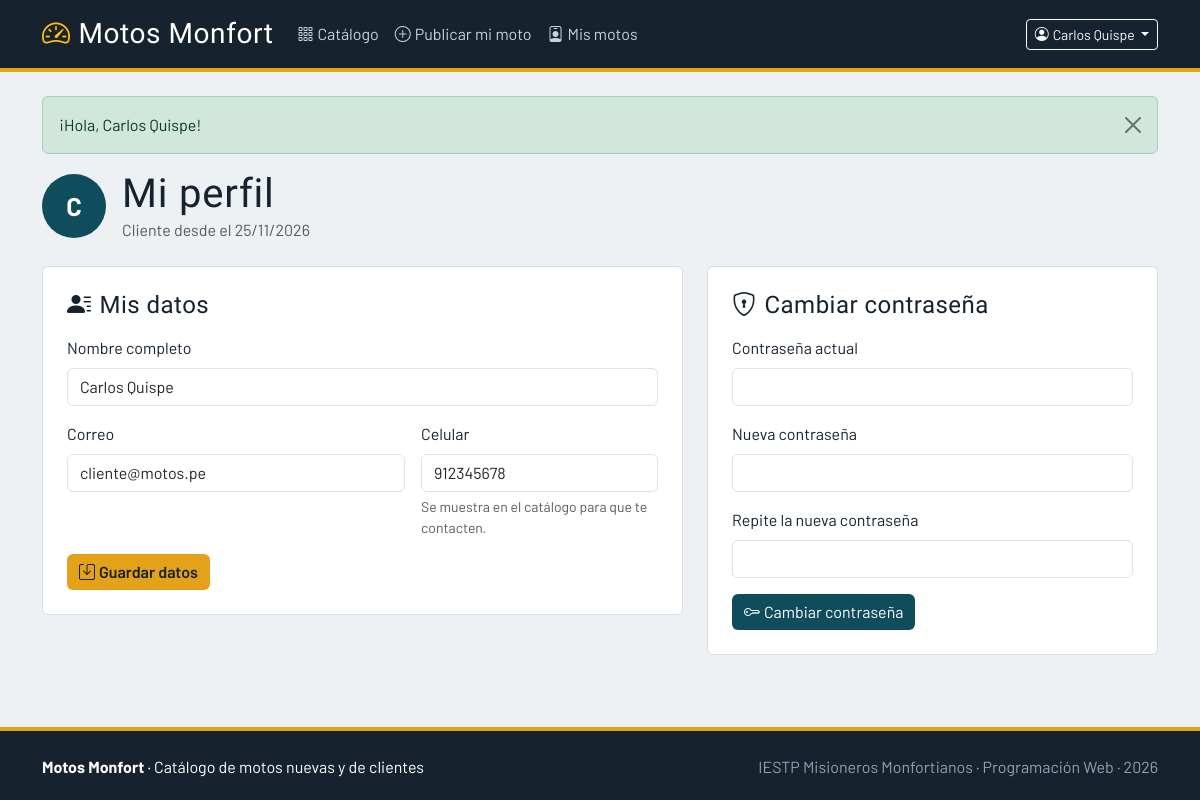
/cliente/perfil.php (signed in), run on the app's committed database.
### tables this page shows
CREATE TABLE usuarios (
    id INT AUTO_INCREMENT PRIMARY KEY,
    nombre VARCHAR(100) NOT NULL,
    usuario VARCHAR(100) NOT NULL UNIQUE,             
    password VARCHAR(255) NOT NULL,                   
    telefono VARCHAR(20) NULL,
    rol ENUM('admin','cliente') NOT NULL DEFAULT 'cliente',
    creado_en DATETIME NOT NULL DEFAULT CURRENT_TIMESTAMP
);

### includes/conexion.php (called while the page is built, shortened)
<?php
function e($valor): string
{
    return htmlspecialchars((string)$valor, ENT_QUOTES, 'UTF-8');
}

### cliente/perfil.php (the view, shortened to what this page needs)
<?php
require '../includes/conexion.php';
$miId = (int)$_SESSION['usuario_id'];
try {
    $stmt = $pdo->prepare('SELECT nombre, usuario, telefono, creado_en FROM usuarios WHERE id = :id');
    $stmt->execute([':id' => $miId]);
    $yo = $stmt->fetch();
} catch (PDOException $ex) {
    errorBD('Error al cargar tu perfil.', $ex);
}
$d = ['nombre' => $yo['nombre'], 'usuario' => $yo['usuario'], 'telefono' => (string)$yo['telefono']];
include '../includes/header_front.php';
?>
<div class="d-flex align-items-center gap-3 mb-4">
    <span class="avatar avatar-lg"><?= e(mb_strtoupper(mb_substr($yo['nombre'], 0, 1))) ?></span>
    <div>
        <h1 class="mb-0">Mi perfil</h1>
        <div class="text-muted">Cliente desde el <?= date('d/m/Y', strtotime($yo['creado_en'])) ?></div>
    </div>
</div>
<div class="row g-4">
    <div class="col-lg-7">
        <form method="post" class="panel p-4 needs-validation" novalidate><?= campoCsrf() ?>
            <h2 class="h4 mb-3"><i class="bi bi-person-lines-fill me-2"></i>Mis datos</h2>
            <div class="row g-3">
                <div class="col-12">
                    <label class="form-label" for="nombre">Nombre completo</label>
                    <input class="form-control" id="nombre" name="nombre" maxlength="100" value="<?= e($d['nombre']) ?>" required>
                </div>
                <div class="col-md-7">
                    <label class="form-label" for="usuario">Correo</label>
                    <input type="email" class="form-control" id="usuario" name="usuario" value="<?= e($d['usuario']) ?>" required>
                </div>
                <div class="col-md-5">
                    <label class="form-label" for="telefono">Celular</label>
                    <input type="tel" class="form-control" id="telefono" name="telefono" maxlength="20" pattern="[0-9 +]{6,20}" value="<?= e($d['telefono']) ?>">
                    <div class="form-text">Se muestra en el catálogo para que te contacten.</div>
                </div>
                <div class="col-12">
                    <button class="btn btn-amber" type="submit"><i class="bi bi-save me-1"></i>Guardar datos</button>
                </div>
            </div>
        </form>
    </div>
    <div class="col-lg-5">
        <form method="post" class="panel p-4 needs-validation" novalidate><?= campoCsrf() ?>
            <h2 class="h4 mb-3"><i class="bi bi-shield-lock me-2"></i>Cambiar contraseña</h2>
            <div class="mb-3">
                <label class="form-label" for="actual">Contraseña actual</label>
                <input type="password" class="form-control" id="actual" name="actual" required autocomplete="current-password">
            </div>
            <div class="mb-3">
                <label class="form-label" for="nueva">Nueva contraseña</label>
                <input type="password" class="form-control" id="nueva" name="nueva" minlength="6" required autocomplete="new-password">
            </div>
            <div class="mb-3">
                <label class="form-label" for="nueva2">Repite la nueva contraseña</label>
                <input type="password" class="form-control" id="nueva2" name="nueva2" minlength="6" required data-igual-a="nueva" autocomplete="new-password">
            </div>
            <button class="btn btn-petrol" type="submit"><i class="bi bi-key me-1"></i>Cambiar contraseña</button>
        </form>
    </div>
</div>
<?php include '../includes/footer_front.php'; ?>

### assets/css/estilos.css (style rules this page uses)
:root { --ink: #16222E; --petrol: #0F4C5C; --petrol-2: #0b3a47; --amber: #E3A21A; --amber-2: #c98f10; --steel: #EEF1F4; --line: #d8dee4; }
body { font-family: 'Barlow', system-ui, sans-serif; background: var(--steel); color: var(--ink); }
h1, h2, h3, .navbar-brand, .display-font { font-family: 'Barlow Condensed', sans-serif; letter-spacing: .02em; }
.btn-petrol { background: var(--petrol); color: #fff; border: 0; }
.btn-amber { background: var(--amber); color: var(--ink); border: 0; font-weight: 600; }
.panel { background: #fff; border: 1px solid var(--line); border-radius: 6px; }
.avatar { width: 38px; height: 38px; border-radius: 50%; display: inline-grid; place-items: center; font-weight: 700; background: var(--petrol); color: #fff; flex-shrink: 0; }
.avatar-lg { width: 64px; height: 64px; font-size: 1.6rem; }

### data on the page
usuarios: nombre "C", creado_en "25/11/2026", nombre "Carlos Quispe", usuario "cliente@motos.pe", telefono "912345678"

### other printed values
$_SESSION['nombre'] "Carlos Quispe"
$f['texto'] "¡Hola, Carlos Quispe!"
